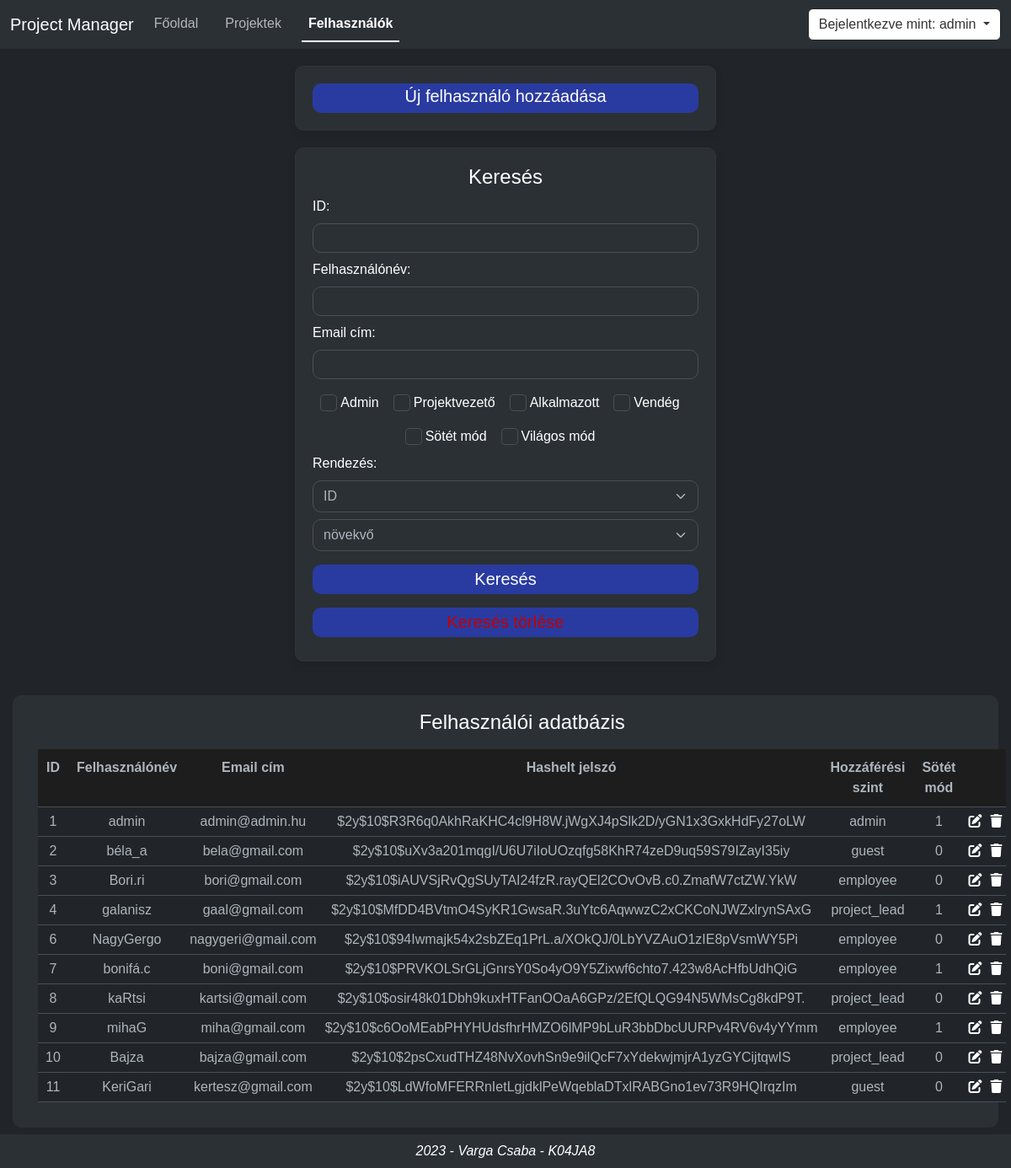
Page /users.php (signed in) on the committed database.
### tables this page shows
CREATE TABLE IF NOT EXISTS `user` (
  `user_id` INT NOT NULL AUTO_INCREMENT,
  `username` VARCHAR(50) NOT NULL,
  `password` VARCHAR(255) NOT NULL,
  `email` VARCHAR(255) NOT NULL,
  `dark_mode` TINYINT NOT NULL DEFAULT 1,
  `access_level` ENUM('admin', 'guest', 'project_lead', 'employee') NOT NULL DEFAULT 'guest',
  PRIMARY KEY (`user_id`),
  UNIQUE INDEX `username_UNIQUE` (`username` ASC),
  UNIQUE INDEX `email_UNIQUE` (`email` ASC));

### users.php (the view, shortened to what this page needs)
<?php
$link = connectDB();
include 'menu.php' ?>
<div class="btn-container">
    <a href="users_insert.php" class="button">Új felhasználó hozzáadása</a>
</div>
<div class="form-container form-container-profile">
    <form action="" method="post">
        <h4>Keresés</h4>
        <label for="search_id">ID: </label>
        <input class="form-control" type="text" name="search_id"
            placeholder="<?= isset($_POST['search_id']) ? $_POST['search_id'] : '' ?>">
        <label for="search_username">Felhasználónév: </label>
        <input class="form-control" type="text" name="search_username"
            placeholder="<?= isset($_POST['search_username']) ? $_POST['search_username'] : '' ?>">
        <label for="search_email">Email cím: </label>
        <input class="form-control" type="text" name="search_email"
            placeholder="<?= isset($_POST['search_email']) ? $_POST['search_email'] : '' ?>">
        <div class=" table-search">
            <table>
                <tr>
                    <td><input class="form-check-input" type="checkbox" name="search_admin"
                            <?= isset($_POST['search_admin']) ? 'CHECKED' : '' ?>></td>
                    <td><label for="search_admin"> Admin</label></td>
                    <td><input class="form-check-input" type="checkbox" name="search_project_lead"
                            <?= isset($_POST['search_project_lead']) ? 'CHECKED' : '' ?>></td>
                    <td><label for="search_project_lead"> Projektvezető</label></td>
                    <td><input class="form-check-input" type="checkbox" name="search_employee"
                            <?= isset($_POST['search_employee']) ? 'CHECKED' : '' ?>></td>
                    <td><label for="search_employee"> Alkalmazott</label></td>
                    <td><input class="form-check-input" type="checkbox" name="search_guest"
                            <?= isset($_POST['search_guest']) ? 'CHECKED' : '' ?>></td>
                    <td><label for="search_guest"> Vendég</label></td>
                </tr>
            </table>
        </div>
        <div class="table-search">
            <table>
                <tr>
                    <td><input class="form-check-input" type="checkbox" name="search_dark"
                            <?= isset($_POST['search_dark']) ? 'CHECKED' : '' ?>></td>
                    <td><label for="search_dark"> Sötét mód</label></td>
                    <td><input class="form-check-input" type="checkbox" name="search_light"
                            <?= isset($_POST['search_light']) ? 'CHECKED' : '' ?>></td>
                    <td><label for="search_light"> Világos mód</label></td>
                </tr>
            </table>
        </div>
        <label for="sort_param">Rendezés: </label>
        <select name="sort_param" class="form-select">
            <option value="user_id">ID</option>
        </select>
        <select name="sort_order" class="form-select">
            <option value="ASC">növekvő</option>
        </select>
        <input type="submit" name="submit_search" class="form-btn" value="Keresés">
        <input type="submit" name="submit_search_delete" class="form-btn delete-button" value="Keresés törlése">
    </form>
</div>
<?php
$result = mysqli_query($link, "SELECT * FROM user ORDER BY user_id");
if (mysqli_num_rows($result) > 0) {
    echo '
    <div class="table-container">
        <table class=" table-hover table">
            <caption>
                <h4>Felhasználói adatbázis</h4>
            </caption>
            <tr>
                <th>ID</th>
                <th>Felhasználónév</th>
                <th>Email cím</th>
                <th>Hashelt jelszó</th>
                <th>Hozzáférési szint</th>
                <th>Sötét mód</th>
                <th></th>
                <th></th>
            </tr>';
    while ($row = mysqli_fetch_array($result)) {
        echo '<tr>
                    <td>' . $row['user_id'] . '</td>
                    <td>' . $row['username'] . '</td>
                    <td>' . $row['email'] . '</td>
                    <td>' . $row['password'] . '</td>
                    <td>' . $row['access_level'] . '</td>
                    <td>' . $row['dark_mode'] . '</td>
                    <td>
                    <a href="users_edit.php?user_id_get=' . $row['user_id'] . '&email_get=' . $row['email'] . '&username_get=' . $row['username'] . '&dark_mode_get=' . $row['dark_mode'] . '&access_level_get=' . $row['access_level'] . '"> <i class="fa-solid fa-pen-to-square" style="color: ' . $color_code . '"></i> </a>
                    </td>
                    <td>
                    <a href="users_delete.php?id=' . $row['user_id'] . '"> <i class="fa-solid fa-trash" style="color:' . $color_code . ';"></i> </a>
                    </td>';
    }
    echo '</table></div>';
}
?>
<br>
<?php
include 'footer.php'; ?>

### style.css (style rules this page uses)
* { font-family: 'Poppins', sans-serif; box-sizing: border-box; text-decoration: none; color: var(--text-color); border: none; }
.bg-image { background-repeat: no-repeat; background-size: cover; background-position: top; background-attachment: fixed; }
.btn-container { display: flex; font-size: var(--default-font-size); width: 500px; background-color: var(--background-default); box-shadow: 0 5px 10px rgba(0, 0, 0, 0.1); border: 1px solid var(--border-color); padding: 20px; border-radius: var(--border-radius); margin-left: auto; margin-right: auto; margin-top: 20px; }
.button { background: var(--background-button); font-size: var(--default-font-size); text-align: center; transition: all 0.3s ease 0s; width: 100%; color: var(--text-color); border-radius: var(--border-radius); text-decoration: none; height: 35px; }
.delete-button { color: var(--delete-color); }
.form-select { margin: 8px 0px; border-radius: var(--border-radius); background-color: var(--color-form-input); }
.form-check-input { width: 20px !important; height: 20px !important; padding: 0 !important; }
.table { margin-bottom: 0 }
.table-search { width: 100%; margin-left: auto; margin-right: auto; display: grid; justify-content: space-evenly; }
.table-search td { padding: 2px; }
.table-search td:nth-child(even) { padding-right: 15px; }
.table-container { display: flex; padding: 0px 30px 30px 30px; margin-left: auto; margin-right: auto; width: 75%; min-width: 1170px; background-color: var(--background-default); border-radius: var(--border-radius); margin-top: 20px; }
.table-container caption { caption-side: top; text-align: center; color: var(--text-color); }
.table-container h4 { line-height: normal; margin-bottom: 10px; margin-top: 10px; }
.table-container table { background-color: var(--background-contrast); width: 100%; }
.table-container table th { background-color: var(--background-table-th); text-align: center; padding: 10px; }
.table-container table td { text-align: center; padding: 5px; vertical-align: middle; }
html, body { line-height: 1.5; color: var(--text-color); min-height: 100vh; }
.form-container-profile { display: grid !important; min-height: 0vh !important; align-items: start !important; margin-top: 20px; }
.form-container { min-height: 100vh; display: flex; align-items: center; justify-content: center; }
.form-container form { padding: 20px; border-radius: var(--border-radius); box-shadow: 0 5px 10px rgba(0, 0, 0, 0.1); border: 1px solid var(--border-color); background: var(--background-default); text-align: center; width: 500px; margin-bottom: 20px; }
.form-container label { display: flex; }
.form-container form input { width: 100%; height: 35px; padding: 10px 15px; font-size: 17px; margin: 8px 0; background: var(--color-form-input); border-radius: var(--border-radius); }
.form-container form .form-btn { background: var(--background-button); font-size: var(--default-font-size); cursor: pointer; text-align: center; padding: 0 !important; transition: all 0.3s ease 0s; }

### style_dark.css (style rules this page uses)
:root { --text-color: #fff; --background-default: #2b3035; --background-table-th: #1d1d1d; --background-contrast: #1a1d1f; --color-form-input: #2b3035; --border-color: #333333; --background-button: #293ba1; --default-font-size: 20px; --delete-color: #c30101; --border-radius: 10px; }
.bg-image { background-image: url('../assets/bg-op50-greyscale.PNG'); }

### rows in the picture
user: user_id "1", username "admin", email "admin@admin.hu", password "$2y$10$R3R6q0AkhRaKHC4cl9H8W.jWgXJ4pSlk2D/yGN1x3GxkHdFy27oLW", access_level "admin", dark_mode "1"
user: user_id "2", username "béla_a", email "bela@gmail.com", password "$2y$10$uXv3a201mqgI/U6U7iIoUOzqfg58KhR74zeD9uq59S79IZayI35iy", access_level "guest", dark_mode "0"
user: user_id "3", username "Bori.ri", email "bori@gmail.com", password "$2y$10$iAUVSjRvQgSUyTAI24fzR.rayQEl2COvOvB.c0.ZmafW7ctZW.YkW", access_level "employee", dark_mode "0"
user: user_id "4", username "galanisz", email "gaal@gmail.com", password "$2y$10$MfDD4BVtmO4SyKR1GwsaR.3uYtc6AqwwzC2xCKCoNJWZxlrynSAxG", access_level "project_lead", dark_mode "1"
user: user_id "6", username "NagyGergo", email "nagygeri@gmail.com", password "$2y$10$94Iwmajk54x2sbZEq1PrL.a/XOkQJ/0LbYVZAuO1zIE8pVsmWY5Pi", access_level "employee", dark_mode "0"
user: user_id "7", username "bonifá.c", email "boni@gmail.com", password "$2y$10$PRVKOLSrGLjGnrsY0So4yO9Y5Zixwf6chto7.423w8AcHfbUdhQiG", access_level "employee", dark_mode "1"
user: user_id "8", username "kaRtsi", email "kartsi@gmail.com", password "$2y$10$osir48k01Dbh9kuxHTFanOOaA6GPz/2EfQLQG94N5WMsCg8kdP9T.", access_level "project_lead", dark_mode "0"
user: user_id "9", username "mihaG", email "miha@gmail.com", password "$2y$10$c6OoMEabPHYHUdsfhrHMZO6lMP9bLuR3bbDbcUURPv4RV6v4yYYmm", access_level "employee", dark_mode "1"
user: user_id "10", username "Bajza", email "bajza@gmail.com", password "$2y$10$2psCxudTHZ48NvXovhSn9e9ilQcF7xYdekwjmjrA1yzGYCijtqwIS", access_level "project_lead", dark_mode "0"
user: user_id "11", username "KeriGari", email "kertesz@gmail.com", password "$2y$10$LdWfoMFERRnIetLgjdklPeWqeblaDTxlRABGno1ev73R9HQIrqzIm", access_level "guest", dark_mode "0"

### other values in the picture
$_SESSION["username"] "admin"
